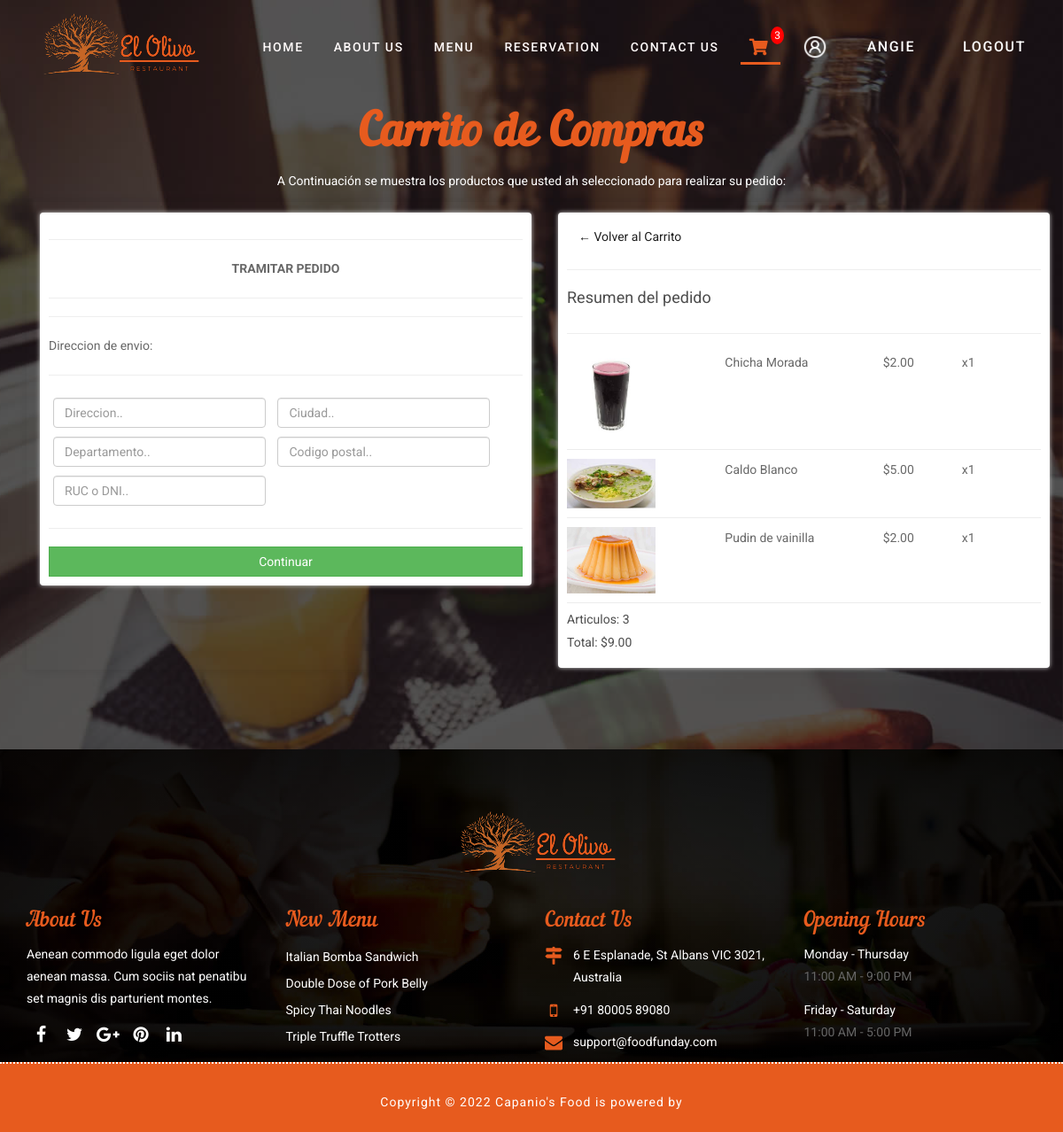
/pago/ (signed in), run on an earlier commit of the app's database.
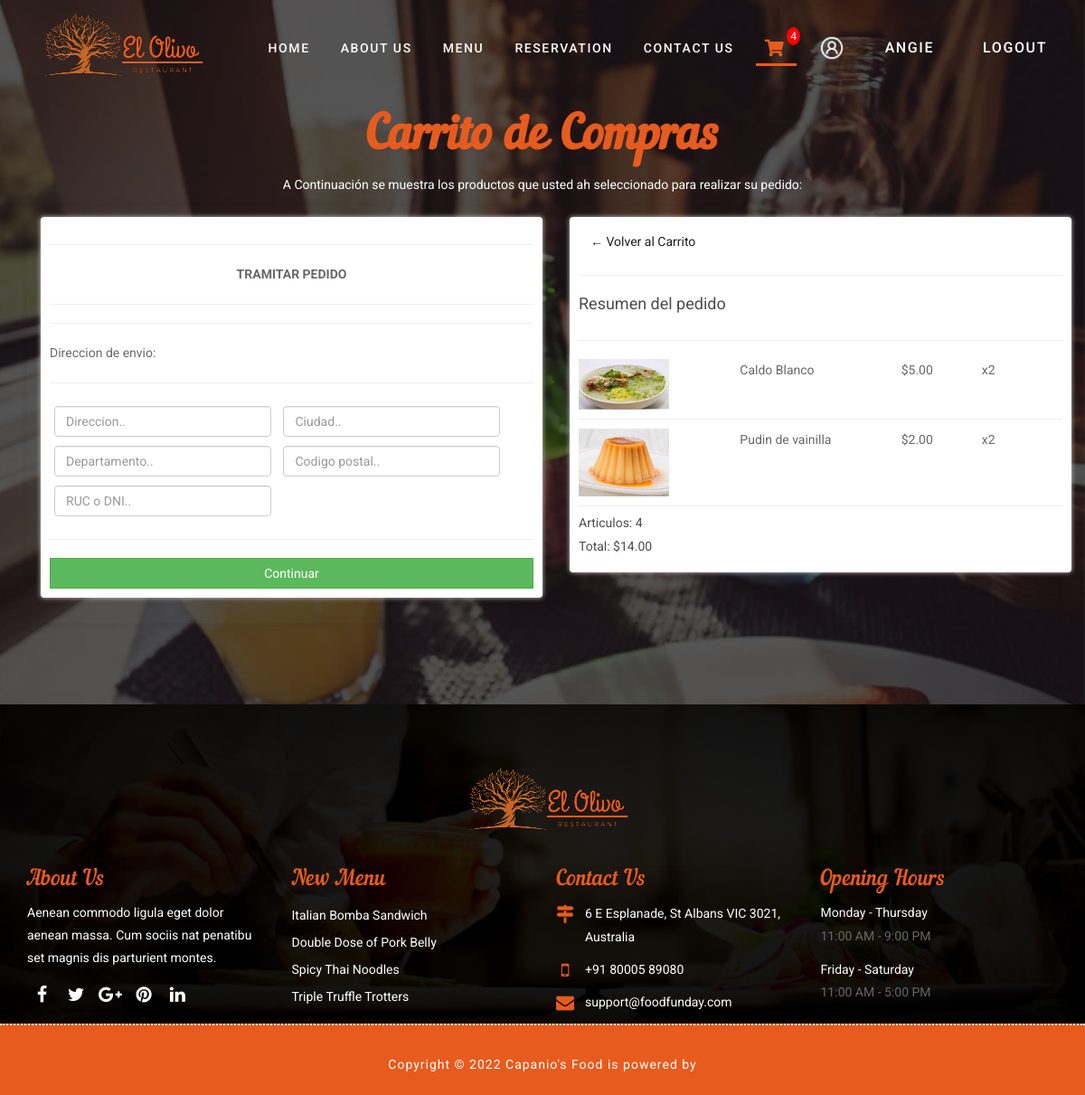
And on a later commit of the database.
### store/models.py (models this page shows, shortened)
class DetallePedido(models.Model):
    producto = models.ForeignKey(Producto, on_delete=models.SET_NULL, null=True, blank=True)
    pedido = models.ForeignKey(Pedido, on_delete=SET_NULL, null=True, blank=True)
    cantidad = models.IntegerField(default=0, null=True, blank=True)
    fec_agregado = models.DateTimeField(auto_now_add=True)
    @property
    def get_total(self):
        total = self.producto.precio * self.cantidad
        return total

class Producto(models.Model):
    id_producto = models.AutoField(primary_key=True)
    nombre = models.CharField(max_length=50)
    categoria = models.ForeignKey(Categoria, null=False, blank=False, on_delete=models.CASCADE)
    precio = models.DecimalField(max_digits=7, decimal_places=2)
    descripcion = models.CharField(max_length=200)
    digital = models.BooleanField(default=False, null=True, blank=False)
    imagen = models.ImageField(null=True, blank=True)
    @property
    def imagenURL(self):
        try:
            url = self.imagen.url
        except:
            url = ' '
        return url

class Pedido(models.Model):
    cliente = models.ForeignKey(Cliente, null=True, blank=True, on_delete=models.SET_NULL)
    fecha = models.DateTimeField(auto_now_add=True)
    estado = models.BooleanField(default=False, null=True, blank=False)
    id_transaccion = models.CharField(max_length=50, null=True)
    @property
    def shipping(self):
        shipping = False
        detallepedidos = self.detallepedido_set.all()
        for i in detallepedidos:
            if i.producto.digital == False:
                shipping = True
        return shipping
    @property
    def get_carrito_total(self):
        detallepedidos = self.detallepedido_set.all()
        total = sum([articulo.get_total for articulo in detallepedidos])
        return total
    @property
    def get_carrito_articulos(self):
        detallepedidos = self.detallepedido_set.all()
        total = sum([articulo.cantidad for articulo in detallepedidos])
        return total

### store/views.py (the view)
# urls.py: path('pago/', views.pago, name="pago"),
@login_required(login_url='login')
def pago(request):
	data = cartData(request)
	carritoItems = data['carritoItems']
	pedido = data['pedido']
	articulos = data['articulos']
	context = {'articulos': articulos, 'pedido': pedido, 'carritoItems':carritoItems}
	return render(request, 'pago.html', context)

### store/utils.py (called while the page is built)
def cartData(request):
    if request.user.is_authenticated:
        cliente = request.user.cliente
        pedido, created = Pedido.objects.get_or_create(cliente=cliente, estado=False )
        articulos = pedido.detallepedido_set.all()
        carritoItems = pedido.get_carrito_articulos
    else:
        cookieData = cookieCart(request)
        carritoItems = cookieData['carritoItems']
        pedido = cookieData['pedido']
        articulos = cookieData['articulos']
    return{'carritoItems': carritoItems, 'pedido': pedido, 'articulos':articulos}

### store/templates/pago.html (shortened to what this page needs)
{% extends 'carrito.html' %}
{% load static %}
{% block content %}
<div class="row">
     <div class="col-lg-6">
          <div class="box-element" id="form-wrapper">
               <form id="form">
                    <hr>
                    <p align="center"><strong>TRAMITAR PEDIDO</strong></p>
                    <hr>
                    <div id="shipping-info">
                         <hr>
					<p>Direccion de envio:</p>
					<hr>
					<div class="form-field">
						<input class="form-control" type="text" name="direccion" placeholder="Direccion..">
					</div>
					<div class="form-field">
						<input class="form-control" type="text" name="ciudad" placeholder="Ciudad..">
					</div>
					<div class="form-field">
						<input class="form-control" type="text" name="departamento" placeholder="Departamento..">
					</div>
					<div class="form-field">
						<input class="form-control" type="text" name="codigoPostal" placeholder="Codigo postal..">
					</div>
					<div class="form-field">
						<input class="form-control" type="text" name="numIdentificacionFiscal" placeholder="RUC o DNI..">
					</div>
                    </div>
                    <hr>
                    <input id="form-button" class="btn btn-success btn-block" type="submit" value="Continuar">
               </form>
          </div>
          <br>
     </div>
     <div class="col-lg-6">
          <div class="box-element">
               <a class="btn btn-outline-dark" href="{% url 'carrito' %}">&#x2190 Volver al Carrito</a>
               <hr>
               <h3>Resumen del pedido</h3>
               <hr>
               {% for articulo in articulos %}
                    <div class="cart-row">
                        <div style="flex: 2;"><img class="row-image" src="{{articulo.producto.imagenURL}}"></div>
                        <div style="flex: 2;"><p>{{articulo.producto.nombre}}</p></div>
                        <div style="flex: 1;"><p>${{articulo.producto.precio|floatformat:2}}</p></div>
                        <div style="flex: 1;"><p>x{{articulo.cantidad}}</p></div>
                    </div>
               {% endfor %}
               <h5>Articulos:   {{pedido.get_carrito_articulos}}</h5>
               <h5>Total:   ${{pedido.get_carrito_total|floatformat:2}}</h5>
          </div>
     </div>
</div>
{% endblock content %}

### store/templates/carrito.html (shortened to what this page needs)
{% load static %}
<!DOCTYPE html>
<html lang="en">
<head>
    <link rel="stylesheet" href="https://cdnjs.cloudflare.com/ajax/libs/font-awesome/5.15.4/css/all.min.css">
    <link rel="stylesheet" href='{% static "css/bootstrap.min.css" %}'>
    <link rel="stylesheet" href='{% static "css/style_car_shop3.css" %}'>
    <link rel="stylesheet" href='{% static "css/responsive.css" %}'>
    <link rel="stylesheet" href='{% static "js/app.js" %}'>
    <link id="changeable-colors" rel="stylesheet" href='{% static "css/colors/orange.css" %} ' />
    <link rel="stylesheet" type="text/css" href="{% static 'css/principal.css' %}? {% now 'U' %}">
</head>
<body>
    <div id="site-header">
        <header id="header" class="header-block-top">
            <div class="container">
                <div class="row">
                    <div class="main-menu">
                        <nav class="navbar navbar-default" id="mainNav">
                            <div class="navbar-header">
                                <div class="logo">
                                    <a class="navbar-brand js-scroll-trigger logo-header" href="#">
                                        <img src="{% static 'images/RESTAURANT_LOGO_INDEX.png'%}" alt="">
                                    </a>
                                </div>
                            </div>
                            <div id="navbar" class="navbar-collapse collapse">
                                <ul class="nav navbar-nav navbar-right">
                                    <li><a href="{% url 'Index' %}">Home</a></li>
                                    <li><a href="{% url 'about_us' %}">About us</a></li>
                                    <li><a href="{% url 'menu' %}">Menu</a></li>
                                    <li><a href="{% url 'reservation'%}">Reservation</a></li>
                                    <li><a href="{% url 'contact_us' %}">Contact us</a></li>
                                    <li  class="active"><a href="{% url 'carrito' %}"><div class="fas fa-shopping-cart fa-lg" id="cart-btn"></div></a></li>
                                    <li><a href="{% url 'login' %}"><img  id="user-icon" src="{% static 'images/male_user.png' %}"></a></li>
                                    <li><a href="{% url 'perfil' %}"><span id="nav" class="nav">{{request.user}}</span></a></li>
                                    <li><a href="{% url 'logout' %}"><span id="logout"> Logout</a> </span></li>
                                    <p id="cart-total" class="nav">{{carritoItems}}</p>
                                    <br>
                                </ul>
                            </div>
                        </nav>
                    </div>
                </div>
            </div>
        </header>
    </div>
    <div id="menu" class="menu-main pad-top-100 pad-bottom-100">
        <div class="container">
            <div class="row">
                <div class="col-lg-12 col-md-12 col-sm-12 col-xs-12">
                    <div class="wow fadeIn" data-wow-duration="1s" data-wow-delay="0.1s">
                        <h2 class="block-title text-center">
						Carrito de Compras
					</h2>
                        <p class="title-caption text-center">A Continuación se muestra los productos que usted ah seleccionado para realizar su pedido:
                        </p>
                    </div>
                    <div class="tab-menu">
                        <div class="container">
                            {% block content %}
                            {% endblock content %}
                        </div>
                </div>
                </div>
            </div>
        </div>
    </div></div></div></div></div>
      <div class="footer-box pad-top-70">
        <div class="container">
            <div class="row">
                <div class="footer-in-main">
                    <div class="footer-logo">
                        <div class="text-center">
                            <img src="{% static 'images/RESTAURANT_LOGO_INDEX.png'%}" alt="" />
                        </div>
                    </div>
                    <div class="col-lg-3 col-md-3 col-sm-6 col-xs-12">
                        <div class="footer-box-a">
                            <h3>About Us</h3>
                            <p>Aenean commodo ligula eget dolor aenean massa. Cum sociis nat penatibu set magnis dis parturient montes.</p>
                            <ul class="socials-box footer-socials pull-left">
                                <li>
                                    <a href="#">
                                        <div class="social-circle-border"><i class="fa  fa-facebook"></i></div>
                                    </a>
                                </li>
                                <li>
                                    <a href="#">
                                        <div class="social-circle-border"><i class="fa fa-twitter"></i></div>
                                    </a>
                                </li>
                                <li>
                                    <a href="#">
                                        <div class="social-circle-border"><i class="fa fa-google-plus"></i></div>
                                    </a>
                                </li>
                                <li>
                                    <a href="#">
                                        <div class="social-circle-border"><i class="fa fa-pinterest"></i></div>
                                    </a>
                                </li>
                                <li>
                                    <a href="#">
                                        <div class="social-circle-border"><i class="fa fa-linkedin"></i></div>
                                    </a>
                                </li>
                            </ul>
                        </div>
                    </div>
                    </div>
                    <div class="col-lg-3 col-md-3 col-sm-6 col-xs-12">
                        <div class="footer-box-b">
                            <h3>New Menu</h3>
                            <ul>
                                <li><a href="#">Italian Bomba Sandwich</a></li>
                                <li><a href="#">Double Dose of Pork Belly</a></li>
                                <li><a href="#">Spicy Thai Noodles</a></li>
                                <li><a href="#">Triple Truffle Trotters</a></li>
                            </ul>
                        </div>
                    </div>
                    <div class="col-lg-3 col-md-3 col-sm-6 col-xs-12">
                        <div class="footer-box-c">
                            <h3>Contact Us</h3>
                            <p>
                                <i class="fa fa-map-signs" aria-hidden="true"></i>
                                <span>6 E Esplanade, St Albans VIC 3021, Australia</span>
                            </p>
                            <p>
                                <i class="fa fa-mobile" aria-hidden="true"></i>
                                <span>
                                +91 80005 89080
                            </span>
                            </p>
                            <p>
                                <i class="fa fa-envelope" aria-hidden="true"></i>
                                <span><a href="#">support@foodfunday.com</a></span>
                            </p>
                        </div>
                    </div>
                    <div class="col-lg-3 col-md-3 col-sm-6 col-xs-12">
                        <div class="footer-box-d">
                            <h3>Opening Hours</h3>
                            <ul>
                                <li>
                                    <p>Monday - Thursday </p>
                                    <span> 11:00 AM - 9:00 PM</span>
                                </li>
                                <li>
                                    <p>Friday - Saturday </p>
                                    <span>  11:00 AM - 5:00 PM</span>
                                </li>
                            </ul>
                        </div>
                    </div>
                </div>
            </div>
        </div>
        <div id="copyright" class="copyright-main">
            <div class="container">
                <div class="row">
                    <div class="col-lg-12 col-md-12 col-sm-12 col-xs-12">
                        <h6 class="copy-title"> Copyright &copy; 2022 Capanio's Food is powered by <a href="#" target="_blank"></a> </h6>
                    </div>
                </div>
            </div>
        </div>
</body>
</html>

### static/css/responsive.css (style rules this page uses)
@media (max-width: 1240px) { .main-menu nav li a { margin: 0 7px; } }

### static/css/colors/orange.css (style rules this page uses)
.main-menu .navbar-default .navbar-nav .active a { color: #e75b1e; }
.main-menu nav li a::after { background: #e75b1e; }
.block-title { color: #e75b1e; }
.footer-box-a h3 { color: #e75b1e; }
.footer-box-b h3 { color: #e75b1e; }
.footer-box-c h3 { color: #e75b1e; }
.footer-box-d h3 { color: #e75b1e; }
.footer-box-c p i { color: #e75b1e; }
.copyright-main { background: #e75b1e; }

### static/css/principal.css (style rules this page uses)
body { background-color: hsl(0, 0%, 98%); }
h1,h2,h3,h4,h5,h6 { color:hsl(0, 0%, 30%); }
.box-element { box-shadow:hsl(0, 0%, 80%) 0 0 5px; background-color: #fff; border-radius: 4px; padding: 10px; }
#user-icon { display: inline-block; }
.nav { display: inline-block; margin-left: 10px; font-size: 18px; color: white; }
.col-lg-4, .col-lg-6, .col-lg-8, .col-lg-12 { margin-top: 10px; }
.btn { border-radius: 0; }
.row-image { width: 100px; }
.form-field { width:250px; display: inline-block; padding: 5px; }
.cart-row { display: flex; align-items: flex-stretch; padding-bottom: 10px; margin-bottom: 10px; border-bottom: 1px solid #ececec; }

What changed in the data, as far as the page shows it:
removed DetallePedido: producto.imagenURL (picture), producto.nombre "Chicha Morada", producto.precio "2.00", cantidad "1"
changed DetallePedido "Caldo Blanco": cantidad "1" → "2"
changed DetallePedido "Pudin de vainilla": cantidad "1" → "2"
changed through a linked row, Pedido: get_carrito_articulos "3" → "4"; get_carrito_total "9.00" → "14.00"
Also different on the page:
{{ carritoItems }}: "3" → "4"
